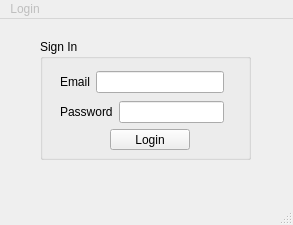
<?xml version="1.0" encoding="UTF-8"?>
<ui version="4.0">
 <class>MainWindow</class>
 <widget class="QMainWindow" name="MainWindow">
  <property name="geometry">
   <rect>
    <x>0</x>
    <y>0</y>
    <width>293</width>
    <height>225</height>
   </rect>
  </property>
  <property name="windowTitle">
   <string>MainWindow</string>
  </property>
  <widget class="QWidget" name="comboWidget">
   <widget class="QGroupBox" name="signinBox">
    <property name="geometry">
     <rect>
      <x>40</x>
      <y>20</y>
      <width>211</width>
      <height>121</height>
     </rect>
    </property>
    <property name="title">
     <string>Sign In</string>
    </property>
    <widget class="QPushButton" name="signinSubmit">
     <property name="geometry">
      <rect>
       <x>70</x>
       <y>90</y>
       <width>80</width>
       <height>21</height>
      </rect>
     </property>
     <property name="text">
      <string>Login</string>
     </property>
    </widget>
    <widget class="QWidget" name="">
     <property name="geometry">
      <rect>
       <x>20</x>
       <y>30</y>
       <width>164</width>
       <height>56</height>
      </rect>
     </property>
     <layout class="QVBoxLayout" name="comboVLayout">
      <item>
       <layout class="QHBoxLayout" name="emailHLayout">
        <item>
         <widget class="QLabel" name="emailLabel">
          <property name="text">
           <string>Email</string>
          </property>
         </widget>
        </item>
        <item>
         <widget class="QLineEdit" name="emailInput"/>
        </item>
       </layout>
      </item>
      <item>
       <layout class="QHBoxLayout" name="passwordHLayout">
        <item>
         <widget class="QLabel" name="passwordLabel">
          <property name="text">
           <string>Password</string>
          </property>
         </widget>
        </item>
        <item>
         <widget class="QLineEdit" name="passwordInput">
          <property name="echoMode">
           <enum>QLineEdit::Password</enum>
          </property>
         </widget>
        </item>
       </layout>
      </item>
     </layout>
    </widget>
   </widget>
   <widget class="QLabel" name="loginErrorLabel">
    <property name="geometry">
     <rect>
      <x>200</x>
      <y>150</y>
      <width>47</width>
      <height>13</height>
     </rect>
    </property>
    <property name="text">
     <string/>
    </property>
   </widget>
  </widget>
  <widget class="QMenuBar" name="menubar">
   <property name="enabled">
    <bool>false</bool>
   </property>
   <property name="geometry">
    <rect>
     <x>0</x>
     <y>0</y>
     <width>293</width>
     <height>20</height>
    </rect>
   </property>
   <widget class="QMenu" name="menuLogin">
    <property name="title">
     <string>Login</string>
    </property>
   </widget>
   <addaction name="menuLogin"/>
  </widget>
  <widget class="QStatusBar" name="statusbar"/>
 </widget>
 <resources/>
 <connections/>
</ui>
